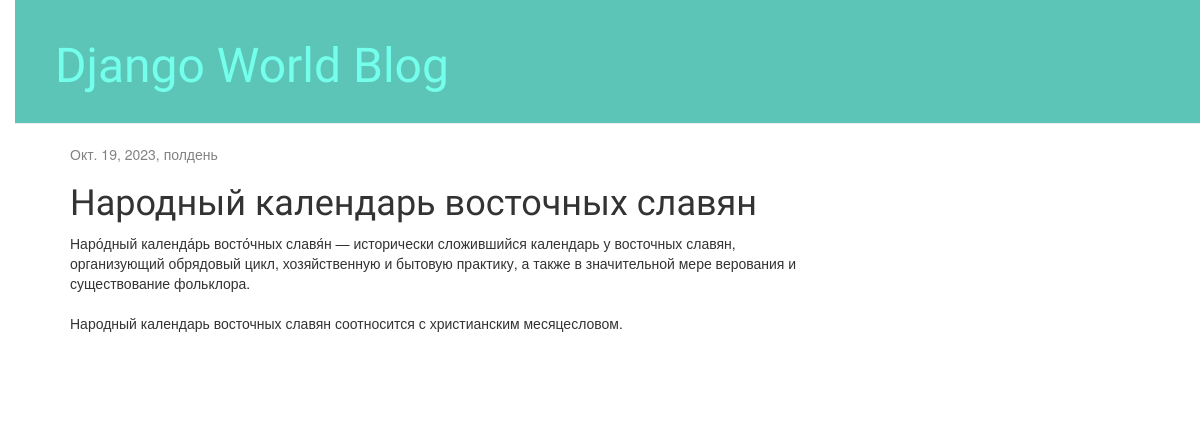
The app's page /post/2/ with its own data.
### blog/models.py (models this page shows, shortened)
class Post(models.Model):
    author = models.ForeignKey(settings.AUTH_USER_MODEL, on_delete=models.CASCADE)
    title = models.CharField(max_length=200)
    text = models.TextField()
    created_date = models.DateTimeField(default=timezone.now)
    published_date = models.DateTimeField(blank=True, null=True)

### blog/views.py (the view)
# urls.py: path('post/<int:pk>/', views.post_detail, name='post_detail'),
def post_detail(request, pk):
	post = get_object_or_404(Post, pk=pk)
	return render(request, 'blog/post_detail.html', {'post': post})

### blog/templates/blog/post_detail.html (shortened to what this page needs)
{% extends 'blog/base.html' %}
{% block content %}
    <div class="post">
    	{% if post.published_date %}
    	    <div class="date">
    	    	{{ post.published_date }}
    	    </div>
    	{% endif %}
    	<h1>{{ post.title }}</h1>
    	<p>{{ post.text|linebreaksbr }}</p>
    </div>
{% endblock %}

### blog/static/css/blog.css (style rules this page uses)
body { padding-left: 15px; }
h1, h2, h3, h4 { font-family: 'Lobster', cursive; }
.date { color: #828282; }
.post { margin-bottom: 70px; }

### records on screen
Post: published_date "Окт. 19, 2023, полдень", title "Народный календарь восточных славян", text "Наро́дный календа́рь восто́чных славя́н — исторически сложившийся календарь у восточных славян, организующий обрядовый цикл, хозяйственную и бытовую практику, а также в значительной мере верования и существование фольклора. Народный календарь восточных славян соотносится с христианским месяцесловом."
